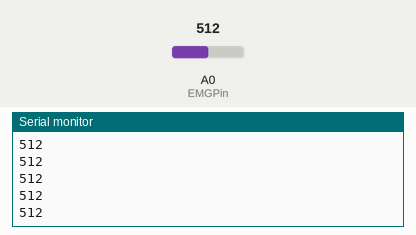
This sketch was run on a simulated Arduino Uno, built with avr-gcc and run on an emulated ATmega328P. Parts: the last lines printed to the serial monitor. The test bench sets the inputs (shaded band); at power-on: A0 (EMGPin) = 512.

Above: at 1.2 s.
1.3 s: A0 (EMGPin) set to 716
At 1.9 s:
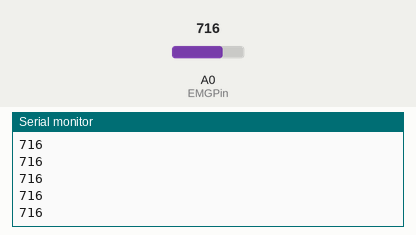
2.8 s: A0 (EMGPin) set to 900
At 3.9 s:
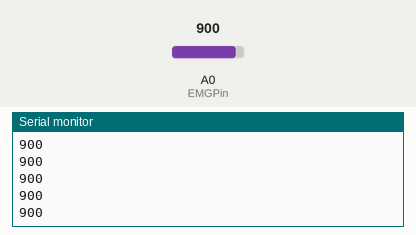
Timing chart, 0 to 5.8 s (numbered marks = the images above; inputs shaded):
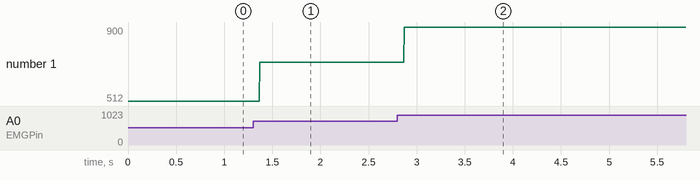

Measured:
- after the input at 1.3 s, the serial monitor: prints a new line after 0.07 s (image 1)
- after the input at 2.8 s, the serial monitor: prints a new line after 0.07 s (image 2)
- plotted number 1: 512 → 716 after the input at 1.3 s, 716 → 900 after the input at 2.8 s

The sketch:

ejemplo_emg.ino
```cpp
int EMGPin = A0;
// int EMGPin1 = A2;
int EMGVal = 0;
// int EMGVal1 = 0;

void setup() {
  // put your setup code here, to run once:
  Serial.begin(9600);
}

void loop() {
  // put your main code here, to run repeatedly:
  EMGVal = analogRead(EMGPin);
  // EMGVal1 = analogRead(EMGPin1);
  // Serial.print("Gastrocnemio Vasto medial\t");
  // Serial.print(EMGVal1); Serial.print("\t");
  Serial.println(EMGVal);
  delay(1);
}
```
